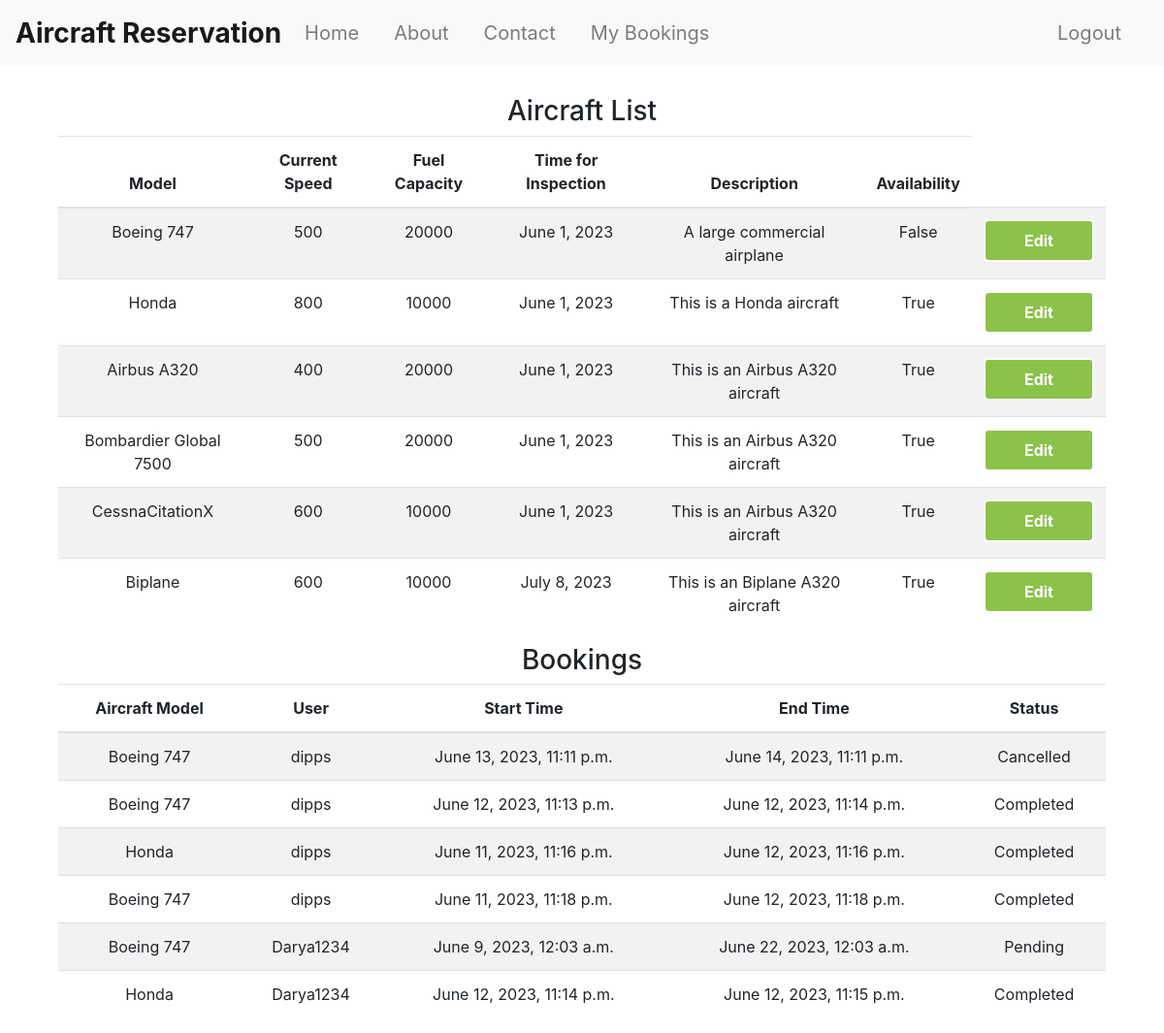
The page /engineer/ (signed in) on the database as committed earlier.
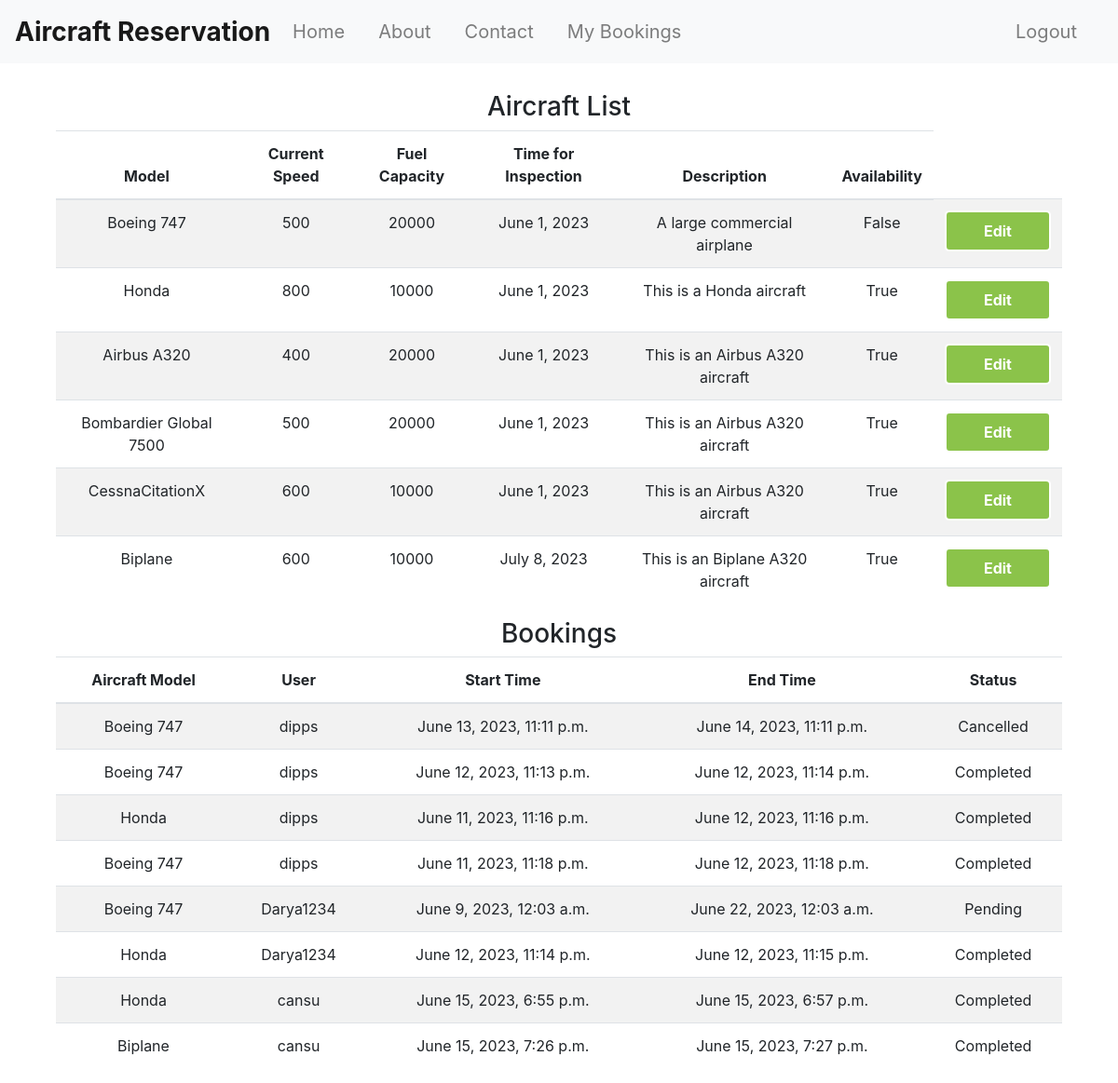
The same page on the database as committed later.
### reservation/models.py (models this page shows)
class Aircraft(models.Model):
    id = models.BigAutoField(primary_key=True)
    currentSpeed = models.IntegerField()
    model = models.CharField(max_length=50)
    fuelCapacity = models.IntegerField()
    timeForInspection = models.DateField()
    description = models.CharField(max_length=500, blank=True)
    image = models.ImageField(upload_to='static/Aircrafts_img/', blank=True, null=True)
    availability = models.BooleanField()
    country = models.CharField(max_length=100,default='Unknown')

class Booking(models.Model):
    STATUS_CHOICES = [
        ('Pending', 'Pending'),
        ('Confirmed', 'Confirmed'),
        ('Cancelled', 'Cancelled'),
        ('Completed', 'Completed'),
    ]
    aircraft = models.ForeignKey(Aircraft, on_delete=models.CASCADE)
    user = models.ForeignKey(User, on_delete=models.CASCADE)
    start_time = models.DateTimeField()
    end_time = models.DateTimeField()
    status = models.CharField(max_length=10, choices=STATUS_CHOICES, default='Pending')

### accounts/models.py (models this page shows, shortened)
class User(AbstractUser):
    id = models.AutoField(primary_key=True)
    is_user = models.BooleanField(default=False)
    is_engineer = models.BooleanField(default=False)
    is_admin = models.BooleanField(default=False)
    class Meta:
        pass

### reservation/views.py (the view)
# urls.py: path('engineer/', views.EngineerDashboard, name='engineer'),
@login_required
def EngineerDashboard(request):
    if request.method == 'GET':
        aircrafts = Aircraft.objects.order_by('timeForInspection')
        booking = Booking.objects.all()
        return render(request,'engineer/engineer.html', {'aircrafts': aircrafts , "booking_list":booking })

### templates/engineer/engineer.html (shortened to what this page needs)
{% extends 'base.html' %}
{% block content %}
  <div class="container text-center">
    <div class="row">
      <div class="col">
        <h3>Aircraft List</h3>
        <table class="table table-striped">
          <thead>
            <tr>
              <th>Model</th>
              <th>Current Speed</th>
              <th>Fuel Capacity</th>
              <th>Time for Inspection</th>
              <th>Description</th>
              <th>Availability</th>
            </tr>
          </thead>
          <tbody>
            {% for aircraft in aircrafts %}
            <tr>
              <td>{{ aircraft.model }}</td>
              <td>{{ aircraft.currentSpeed }}</td>
              <td>{{ aircraft.fuelCapacity }}</td>
              <td>{{ aircraft.timeForInspection }}</td>
              <td>{{ aircraft.description }}</td>
              <td>{{ aircraft.availability }}</td>
              <td>
                <button type="button" class="btn btn-dark">Edit</button>
              </td>
            </tr>
            {% endfor %}
          </tbody>
        </table>
      </div>
      <div class="col">
        <h3>Bookings</h3>
        <table class="table table-striped">
          <thead>
            <tr>
              <th>Aircraft Model</th>
              <th>User</th>
              <th>Start Time</th>
              <th>End Time</th>
              <th>Status</th>
            </tr>
          </thead>
          <tbody>
            {% for booking in booking_list %}
            <tr>
              <td>{{ booking.aircraft.model }}</td>
              <td>{{ booking.user.username }}</td>
              <td>{{ booking.start_time }}</td>
              <td>{{ booking.end_time }}</td>
              <td>{{ booking.status }}</td>
            </tr>
            {% endfor %}
          </tbody>
        </table>
      </div>
    </div>
  </div>
  {% endblock %}

Rows that differ between the two databases and show on the page:
added Booking: aircraft.model "Honda", user.username "cansu", start_time "June 15, 2023, 6:55 p.m.", end_time "June 15, 2023, 6:57 p.m.", status "Completed"
added Booking: aircraft.model "Biplane", user.username "cansu", start_time "June 15, 2023, 7:26 p.m.", end_time "June 15, 2023, 7:27 p.m.", status "Completed"
